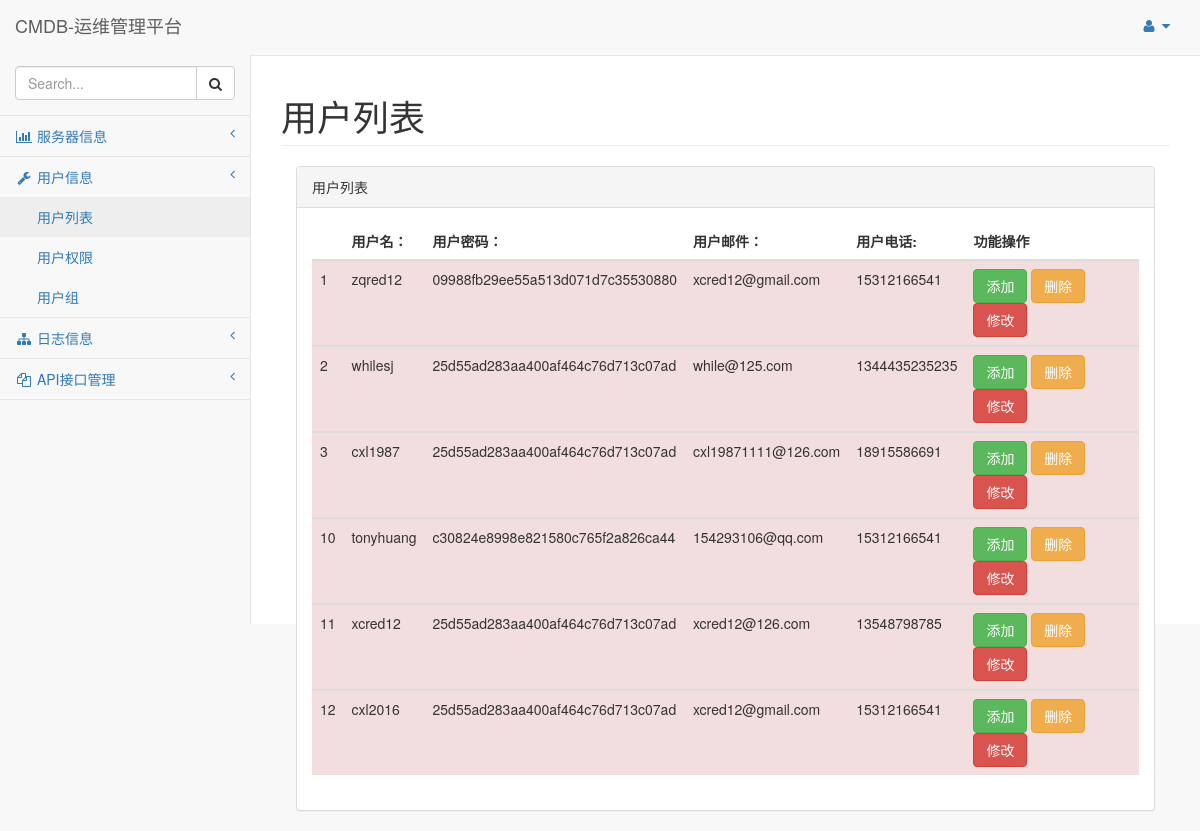
The app's page /userlist with its own data.
### User/models.py (models this page shows, shortened)
class User(models.Model):
    username = models.CharField(max_length=32,verbose_name="用户名称")
    password = models.CharField(max_length=16,verbose_name="用户密码")
    email = models.EmailField(verbose_name="用户邮箱")
    phone = models.CharField(max_length=18,verbose_name="用户手机",blank=True,null=True)

### User/views.py (the view)
# urls.py: url(r'^userlist',Userlist),
def Userlist(request):
    statue = "用户列表"
    AllUser = User.objects.all()
    return render_to_response("userlist.html",locals())

### template/userlist.html (shortened to what this page needs)
{% extends 'base.html' %}
{% block 'content' %}
    <div class="col-lg-12">
                    <div class="panel panel-default">
                        <div class="panel-heading">
                            用户列表
                        </div>
                        <div class="panel-body">
                            <div class="table-responsive">
                                <table class="table table-hover">
                                    <thead>
                                        <tr>
                                            <th></th>
                                            <th>用户名：</th>
                                            <th>用户密码：</th>
                                            <th>用户邮件：</th>
                                            <th>用户电话:</th>
                                            <th>功能操作</th>
                                        </tr>
                                    </thead>
                                    {% for user in AllUser %}
                                    <tbody>
                                        <tr class="danger">
                                            <td>{{ user.id }}</td>
                                            <td>{{ user.username }}</td>
                                            <td>{{ user.password }}</td>
                                            <td>{{ user.email }}</td>
                                            <td>{{ user.phone }}</td>
                                            <td>
                                                <button type="button" class="btn btn-success">添加</button>
                                                <button type="button" class="btn btn-warning">删除</button>
                                                <button type="button" class="btn btn-danger">修改</button>
                                            </td>
                                        </tr>
                                    {% endfor %}
                                    </tbody>
                                </table>
                            </div>
                        </div>
                    </div>
                </div>
{% endblock %}

### template/base.html (shortened to what this page needs)
<!DOCTYPE html>
<html lang="en">
<head>
    <link href="/static/vendor/bootstrap/css/bootstrap.min.css" rel="stylesheet">
    <link href="/static/vendor/metisMenu/metisMenu.min.css" rel="stylesheet">
    <link href="/static/dist/css/sb-admin-2.css" rel="stylesheet">
    <link href="/static/vendor/morrisjs/morris.css" rel="stylesheet">
    <link href="/static/vendor/font-awesome/css/font-awesome.min.css" rel="stylesheet" type="text/css">
</head>
<body>
    <div id="wrapper">
        <nav class="navbar navbar-default navbar-static-top" role="navigation" style="margin-bottom: 0">
            <div class="navbar-header">
                <a class="navbar-brand" href="/index">CMDB-运维管理平台</a>
            </div>
            <ul class="nav navbar-top-links navbar-right">
                <li class="dropdown">
                    <a class="dropdown-toggle" data-toggle="dropdown" href="#">
                        <label>&nbsp;&nbsp;&nbsp;&nbsp;</label>
                        <i class="fa fa-user fa-fw"></i> <i class="fa fa-caret-down"></i>
                    </a>
                </li>
            </ul>
            <div class="navbar-default sidebar" role="navigation">
                <div class="sidebar-nav navbar-collapse">
                    <ul class="nav" id="side-menu">
                        <li class="sidebar-search">
                            <div class="input-group custom-search-form">
                                <input type="text" class="form-control" placeholder="Search...">
                                <span class="input-group-btn">
                                <button class="btn btn-default" type="button">
                                    <i class="fa fa-search"></i>
                                </button>
                            </span>
                            </div>
                        </li>
                        <li>
                            <a href="#"><i class="fa fa-bar-chart-o fa-fw"></i> 服务器信息<span class="fa arrow"></span></a>
                        </li>
                        <li>
                            <a href="#"><i class="fa fa-wrench fa-fw"></i> 用户信息<span class="fa arrow"></span></a>
                            <ul class="nav nav-second-level">
                                <li>
                                    <a href="/userlist">用户列表</a>
                                </li>
                                <li>
                                    <a href="buttons.html">用户权限</a>
                                </li>
                                <li>
                                    <a href="notifications.html">用户组</a>
                                </li>
                            </ul>
                        </li>
                        <li>
                            <a href="#"><i class="fa fa-sitemap fa-fw"></i> 日志信息<span class="fa arrow"></span></a>
                        </li>
                        <li>
                            <a href="#"><i class="fa fa-files-o fa-fw"></i> API接口管理<span class="fa arrow"></span></a>
                        </li>
                    </ul>
                </div>
            </div>
        </nav>
        <div id="page-wrapper">
            {% block 'con_top' %}
                <div class="row">
                    <div class="col-lg-12">
                        <h1 class="page-header">
                            {{ statue }}
                        </h1>
                    </div>
                </div>
            {% endblock %}
            {% block 'content' %}
            {% endblock %}
        </div>
     </div>
</body>
</html>

### records on screen
User: id "1", username "zqred12", password "09988fb29ee55a513d071d7c35530880", email "xcred12@gmail.com", phone "15312166541"
User: id "2", username "whilesj", password "25d55ad283aa400af464c76d713c07ad", email "while@125.com", phone "1344435235235"
User: id "3", username "cxl1987", password "25d55ad283aa400af464c76d713c07ad", email "cxl19871111@126.com", phone "18915586691"
User: id "10", username "tonyhuang", password "c30824e8998e821580c765f2a826ca44", email "154293106@qq.com", phone "15312166541"
User: id "11", username "xcred12", password "25d55ad283aa400af464c76d713c07ad", email "xcred12@126.com", phone "13548798785"
User: id "12", username "cxl2016", password "25d55ad283aa400af464c76d713c07ad", email "xcred12@gmail.com", phone "15312166541"

### other values on screen
{{ statue }} "用户列表"
